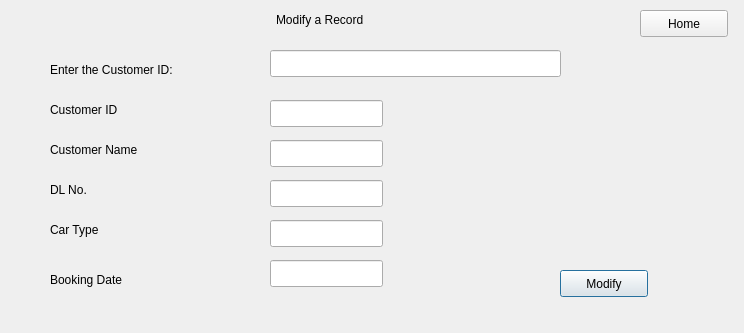
<?xml version="1.0" encoding="UTF-8"?>
<ui version="4.0">
 <class>modify</class>
 <widget class="QDialog" name="modify">
  <property name="geometry">
   <rect>
    <x>0</x>
    <y>0</y>
    <width>744</width>
    <height>333</height>
   </rect>
  </property>
  <property name="windowTitle">
   <string>Dialog</string>
  </property>
  <widget class="QLabel" name="label">
   <property name="geometry">
    <rect>
     <x>276</x>
     <y>10</y>
     <width>121</width>
     <height>20</height>
    </rect>
   </property>
   <property name="text">
    <string>Modify a Record</string>
   </property>
  </widget>
  <widget class="QLabel" name="label_2">
   <property name="geometry">
    <rect>
     <x>50</x>
     <y>60</y>
     <width>181</width>
     <height>19</height>
    </rect>
   </property>
   <property name="text">
    <string>Enter the Customer ID:</string>
   </property>
  </widget>
  <widget class="QLineEdit" name="lineEdit">
   <property name="geometry">
    <rect>
     <x>270</x>
     <y>50</y>
     <width>291</width>
     <height>27</height>
    </rect>
   </property>
  </widget>
  <widget class="QPushButton" name="pushButton">
   <property name="geometry">
    <rect>
     <x>560</x>
     <y>270</y>
     <width>88</width>
     <height>27</height>
    </rect>
   </property>
   <property name="text">
    <string>Modify</string>
   </property>
  </widget>
  <widget class="QPushButton" name="pushButton_2">
   <property name="geometry">
    <rect>
     <x>640</x>
     <y>10</y>
     <width>88</width>
     <height>27</height>
    </rect>
   </property>
   <property name="text">
    <string>Home</string>
   </property>
  </widget>
  <widget class="QLineEdit" name="lineEdit_2">
   <property name="geometry">
    <rect>
     <x>270</x>
     <y>100</y>
     <width>113</width>
     <height>27</height>
    </rect>
   </property>
  </widget>
  <widget class="QLineEdit" name="lineEdit_3">
   <property name="geometry">
    <rect>
     <x>270</x>
     <y>140</y>
     <width>113</width>
     <height>27</height>
    </rect>
   </property>
  </widget>
  <widget class="QLineEdit" name="lineEdit_4">
   <property name="geometry">
    <rect>
     <x>270</x>
     <y>180</y>
     <width>113</width>
     <height>27</height>
    </rect>
   </property>
  </widget>
  <widget class="QLineEdit" name="lineEdit_5">
   <property name="geometry">
    <rect>
     <x>270</x>
     <y>220</y>
     <width>113</width>
     <height>27</height>
    </rect>
   </property>
  </widget>
  <widget class="QLineEdit" name="lineEdit_6">
   <property name="geometry">
    <rect>
     <x>270</x>
     <y>260</y>
     <width>113</width>
     <height>27</height>
    </rect>
   </property>
  </widget>
  <widget class="QLabel" name="label_3">
   <property name="geometry">
    <rect>
     <x>50</x>
     <y>100</y>
     <width>91</width>
     <height>19</height>
    </rect>
   </property>
   <property name="text">
    <string>Customer ID</string>
   </property>
  </widget>
  <widget class="QLabel" name="label_4">
   <property name="geometry">
    <rect>
     <x>50</x>
     <y>140</y>
     <width>111</width>
     <height>19</height>
    </rect>
   </property>
   <property name="text">
    <string>Customer Name</string>
   </property>
  </widget>
  <widget class="QLabel" name="label_5">
   <property name="geometry">
    <rect>
     <x>50</x>
     <y>180</y>
     <width>67</width>
     <height>19</height>
    </rect>
   </property>
   <property name="text">
    <string>DL No.</string>
   </property>
  </widget>
  <widget class="QLabel" name="label_6">
   <property name="geometry">
    <rect>
     <x>50</x>
     <y>220</y>
     <width>67</width>
     <height>19</height>
    </rect>
   </property>
   <property name="text">
    <string>Car Type</string>
   </property>
  </widget>
  <widget class="QLabel" name="label_7">
   <property name="geometry">
    <rect>
     <x>50</x>
     <y>270</y>
     <width>101</width>
     <height>19</height>
    </rect>
   </property>
   <property name="text">
    <string>Booking Date</string>
   </property>
  </widget>
 </widget>
 <resources/>
 <connections/>
</ui>
